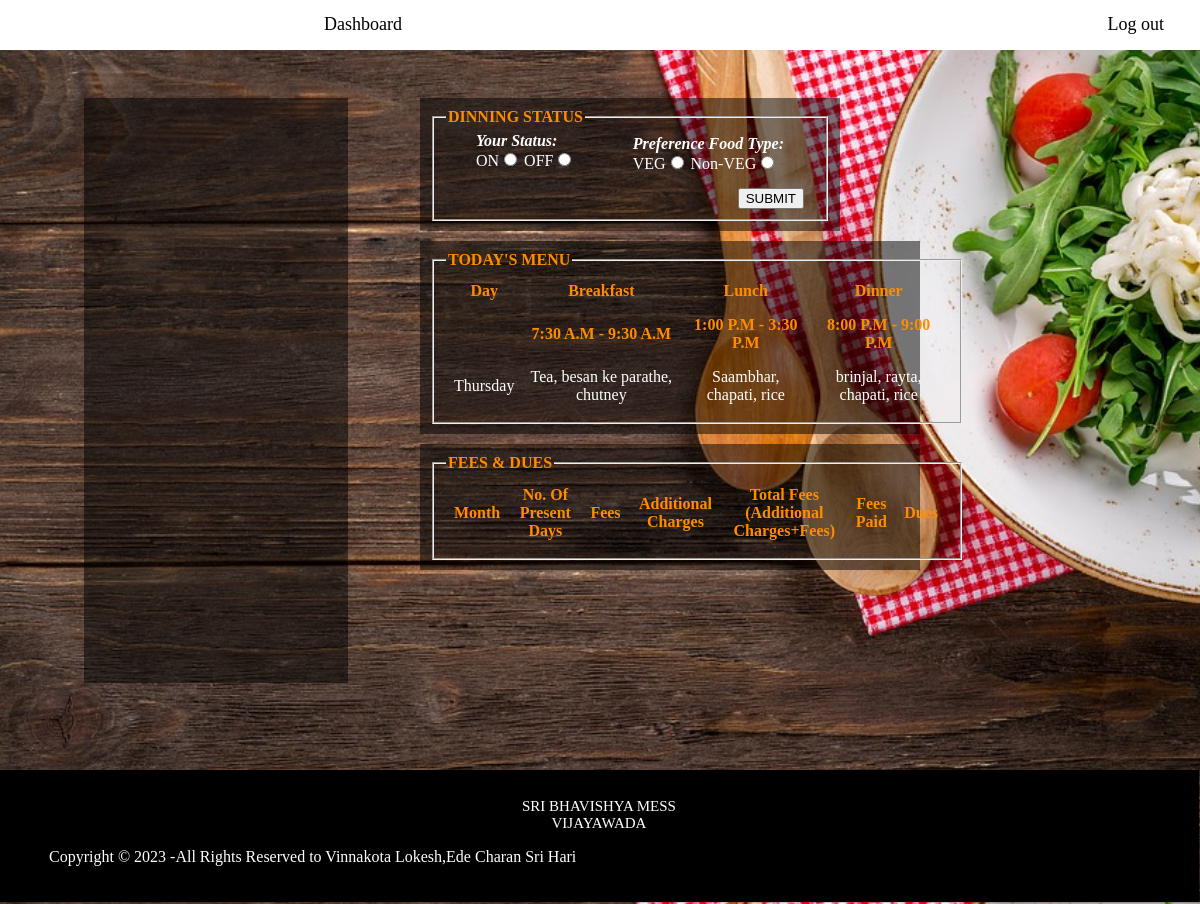
/student.php, run on the app's committed database.
### tables this page shows
CREATE TABLE `menu` (
  `id` int(11) NOT NULL,
  `day` varchar(10) NOT NULL,
  `breakfast` varchar(200) NOT NULL,
  `lunch` varchar(200) NOT NULL,
  `dinner` varchar(200) NOT NULL
);

### student.php (the view, shortened to what this page needs)
<?php
include("studentdbconn.php");
?>
<!DOCTYPE html>
<html>
    <head>
            <link rel="stylesheet" href="../css/nav.css">
             <link rel="stylesheet" href="../css/icon.css">
</head>
<body>
    <div class="navbar">
        <ul>
            <a href="#">Dashboard</a>
            <a href="logout.php" style="float: right; margin-right: 20px;">Log out</a>
        </ul>
    </div>
    <div id="profile">
        </div>
    <div id="status"  style="width:400px; margin-left:35%; margin-top:50px ;background-color:rgb(0,0,0,0.5);color:white;padding:10px;">
           <form action="#" method="post">
               <fieldset><legend class="legend"><b>DINNING STATUS</b></legend>
                <div style=" margin-left:30px;">
                <b><i>Your Status:</i></b><br>
          ON<input type="radio" name="status" value="on" required>
          OFF<input type="radio" name="status" value="off" required> <br>
                </div>
               <div style="float:right; margin-top:-35px; margin-right:30px;">
                <b><i>Preference Food Type:</i></b><br>
          VEG<input type="radio" name="foodtype" value="veg" required>
          Non-VEG<input type="radio" name="foodtype" value="nonveg" required> <br>
                </div><br>
          <input type="submit" name="submit" value="SUBMIT" style="float:right; margin-right:10px;">
        </fieldset>       </form>
    </div>
    <div id="menu" style="margin-left:35%; width:40%;margin-top:10px; height:auto; padding:10px; background-color:rgb(0,0,0,0.5);">
       <?php
        $today= date('l');
        $select_q = "SELECT * FROM menu WHERE day = '$today'";
        $q=mysqli_query($dbconn, $select_q);
        ?>
        <fieldset><legend class="legend"><b>TODAY'S MENU</b></legend>
                <table>
                        <tr>
                            <th>Day</th>
                            <th>Breakfast</th>
                            <th>Lunch</th>
                            <th>Dinner</th>
                        </tr>
                         <tr>
                            <th></th>
                            <th>7:30 A.M  - 9:30 A.M</th>
                            <th>1:00 P.M - 3:30 P.M </th>
                            <th>8:00 P.M - 9:00 P.M</th>
                        </tr>
                          <?php while($r=mysqli_fetch_array($q)) { ?>
							<tr>
								<td> <?php echo $r['day']; ?></td>	<td> <?php echo $r['breakfast']; ?></td> <td> <?php echo $r['lunch']; ?></td><td> <?php echo $r['dinner']; ?></td>
                        </tr>
								<?php } ?>
                    </table>
            </fieldset>
    </div>
    <form style="margin-left:35%; width:40%;margin-top:10px;padding:10px;background-color:rgb(0,0,0,0.5);height:auto;  ">
         <fieldset>
             <legend class="legend"><b>FEES & DUES</b></legend>
                <table>
                        <tr>
                            <th>Month</th>
                            <th>No. Of Present Days</th>
                            <th>Fees</th>
                            <th>Additional Charges</th>
                            <th>Total Fees<br>(Additional Charges+Fees)</th>
                            <th>Fees Paid</th>
                            <th>Dues</th>
                        </tr>
                    </table>
        </fieldset>
    </form>
<div style="margin-top:200px">
<?php include('../html/footer.php'); ?>
    </div>
</body>
</html>

### css/nav.css (style rules this page uses)
body { background-color: whitesmoke; margin: 0px; }
ul { margin-left: 308px; list-style-type: none; padding: 0px; overflow: hidden; }
.navbar { background-color: white; width:100%; position: -webkit-sticky; position: sticky; height: 50px; margin-top: -18px; top: 0px; }
.navbar a { float: left; font-size: 18px; color: black; text-align: center; padding: 14px 16px; text-decoration: none; font-family: serif; font-style: normal; }

### student.php (style rules this page uses)
body { background-color: whitesmoke; background-image: url(../img/salad-2068220_960_720.jpg); background-size: cover; }
table { border-collapse: collapse; width: 500px; float: right; margin-right: 2px; margin-top: 0px; background-color: rgb(0,0,0,0.0); }
th, td { text-align: center; padding: 8px; width: auto; background-color: rgb(0,0,0,0.0); color:white; }
tr:nth-child(even) { background-color: rgb(0,0,0,0.0); color:white; }
tr:nth-child(odd) { background-color: rgb(0,0,0,0.0); color:white; }
th { background-color: rgb(0,0,0,0.0);; color: darkorange; width: auto; }
.legend { color: darkorange; }
#profile { width:22%; height:585px; background-color: rgb(0,0,0,0.5); margin-bottom:12px; float:left; margin-left: 7%; margin-top: 50px; color: white; }

### data on the page
menu: day "Thursday", breakfast "Tea, besan ke parathe, chutney", lunch "Saambhar, chapati, rice", dinner "brinjal, rayta, chapati, rice"
